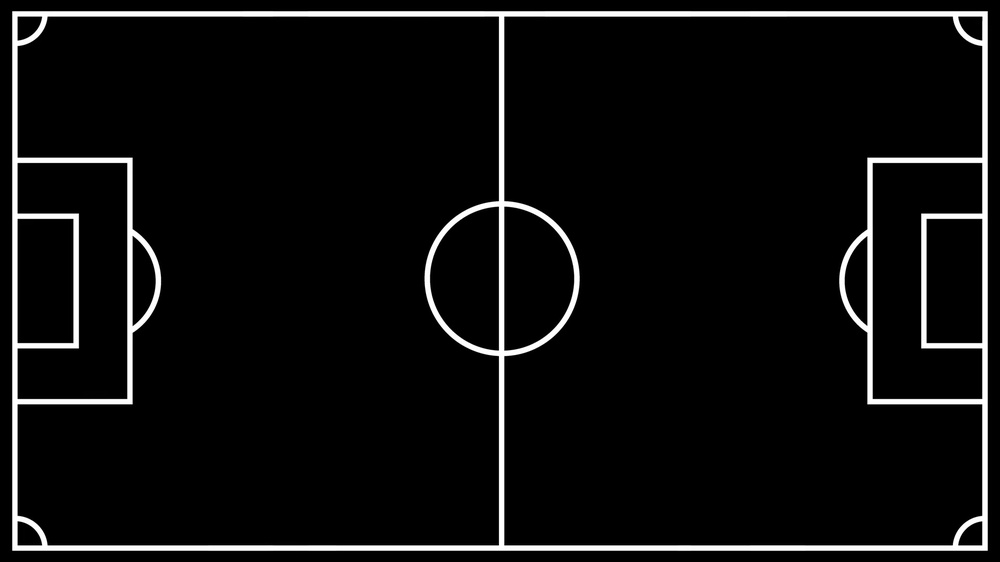
#> input picture birds_eye_view/inference/black.jpg, 1000 x 562 px, shrunk from 1920 x 1080 before the run
$ python change_color.py
#> lines starting #> are read from the running program, lines starting #| are printed output that depends on the picture; after the words box and inside, x2 and y2 are one past the last pixel; in counts of white or black regions, pixels touching at a corner belong together
#> further down, img is the input picture: PIL image 1000x562 RGB; min 0, max 255, mean 14.2
import numpy as np
from PIL import Image

def replace_black_with_green(image, threshold=30):
    """
    画像内の黒い部分を緑色に置き換える関数です。

    Parameters:
        image (PIL.Image.Image または numpy.ndarray):
            入力画像。PIL Image または (H, W, 3) の NumPy 配列。
        threshold (int):
            黒と判定するための閾値です。各 RGB チャンネルがこの値以下なら黒とみなします。
            デフォルトは 30 です。

    Returns:
        PIL.Image.Image:
            黒い部分が緑色に置き換えられた画像。
    """
#> called with threshold = 30
    # PIL Image なら NumPy 配列に変換
    if not isinstance(image, np.ndarray):
        image = np.array(image)

    # もし画像が RGBA なら RGB の部分のみ使用
    if image.shape[-1] == 4:
        image = image[..., :3]

    # 黒の部分を判定するマスクを作成
    # 各チャンネルが threshold 以下であれば黒と判定
    black_mask = (image[..., 0] <= threshold) & (image[..., 1] <= threshold) & (image[..., 2] <= threshold)
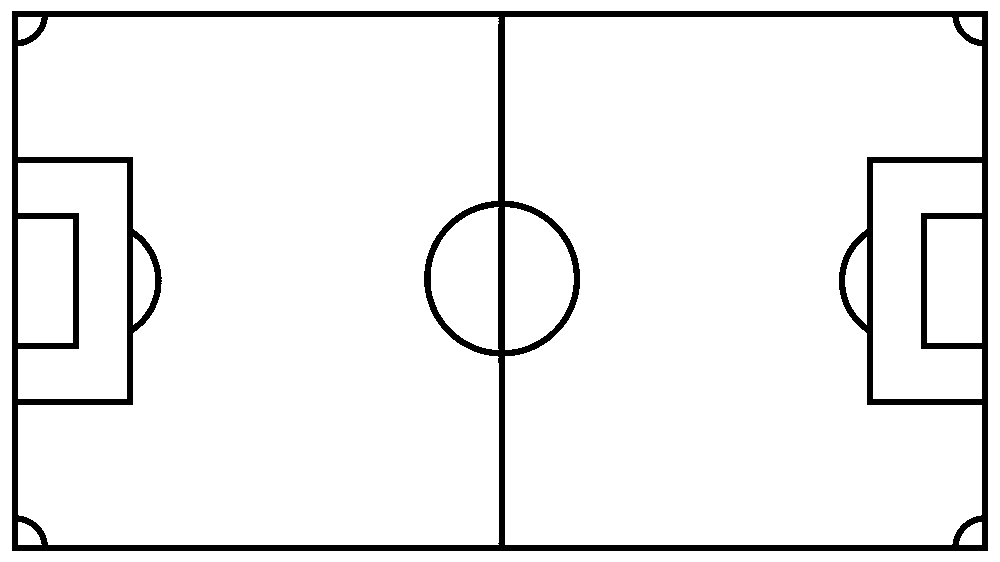
#> black_mask: shape (562, 1000) bool; 93.7% white; 1 black region, box (x1, y1, x2, y2) and area: (12, 11, 988, 551) 35440

    # 入力画像のコピーを作成
    result = image.copy()

    # 黒い部分を緑 (0, 255, 0) に置き換え
    result[black_mask] = [0, 255/2, 0]
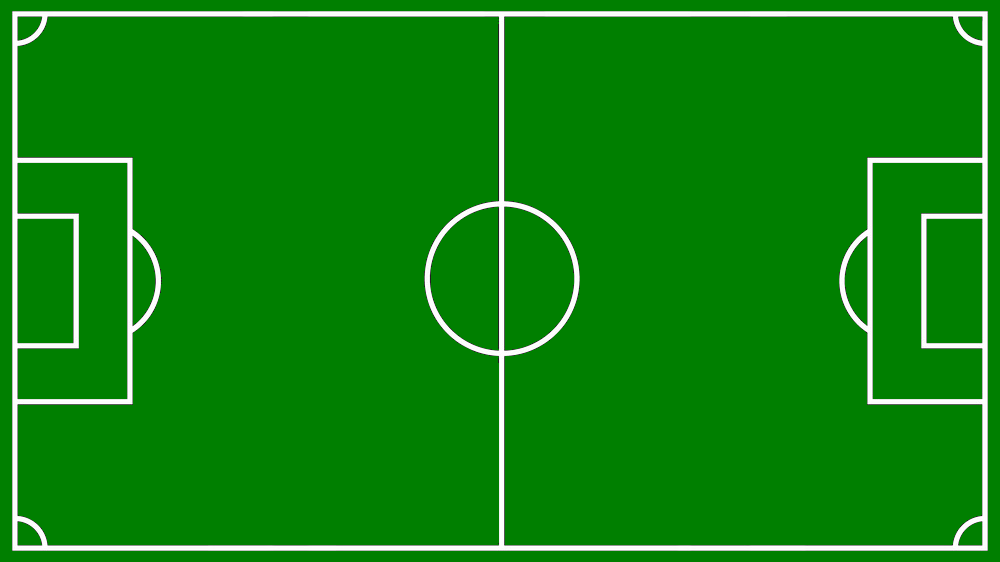
#> result: shape (562, 1000, 3); mean of channels 0, 1, 2 14.1, 133.1, 14.1; drawn as R, G, B

    # NumPy 配列を PIL Image に戻して返す
    return Image.fromarray(result)

# 使用例
if __name__ == "__main__":
    # 画像の読み込み
    img = Image.open("black.jpg")

    # 黒い部分を緑に置き換えた画像を作成
    new_img = replace_black_with_green(img, threshold=30)

    # 結果を保存または表示
    new_img.save("green.jpg")
